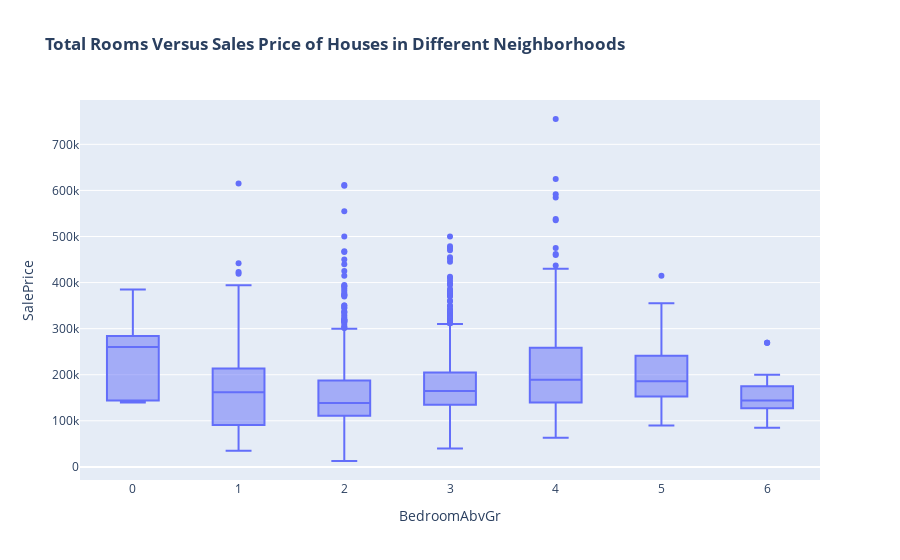

Notebook code for this chart:
### Code cell
px.box(housing_cleaned,x='BedroomAbvGr',y='SalePrice'
       #,color='Neighborhood'
       ,
       title='<b>Total Rooms Versus Sales Price of Houses in Different Neighborhoods')

### Figure 1 — Plotly figure (JSON) as saved in the notebook; plotly's stock layout.template omitted (floating-point values rounded to 4 significant figures; data arrays with more than 128 entries replaced by an {"elided": "..."} marker saying what was removed)
{"data": [{"alignmentgroup": "True", "hovertemplate": "BedroomAbvGr=%{x}<br>SalePrice=%{y}<extra></extra>", "legendgroup": "", "marker": {"color": "#636efa"}, "name": "", "notched": false, "offsetgroup": "", "orientation": "v", "showlegend": false, "type": "box", "x": {"elided": "2580 int values"}, "x0": " ", "xaxis": "x", "y": {"elided": "2580 int values"}, "y0": " ", "yaxis": "y"}], "layout": {"boxmode": "group", "legend": {"tracegroupgap": 0}, "title": {"text": "<b>Total Rooms Versus Sales Price of Houses in Different Neighborhoods"}, "xaxis": {"anchor": "y", "domain": [0, 1], "title": {"text": "BedroomAbvGr"}}, "yaxis": {"anchor": "x", "domain": [0, 1], "title": {"text": "SalePrice"}}}}
